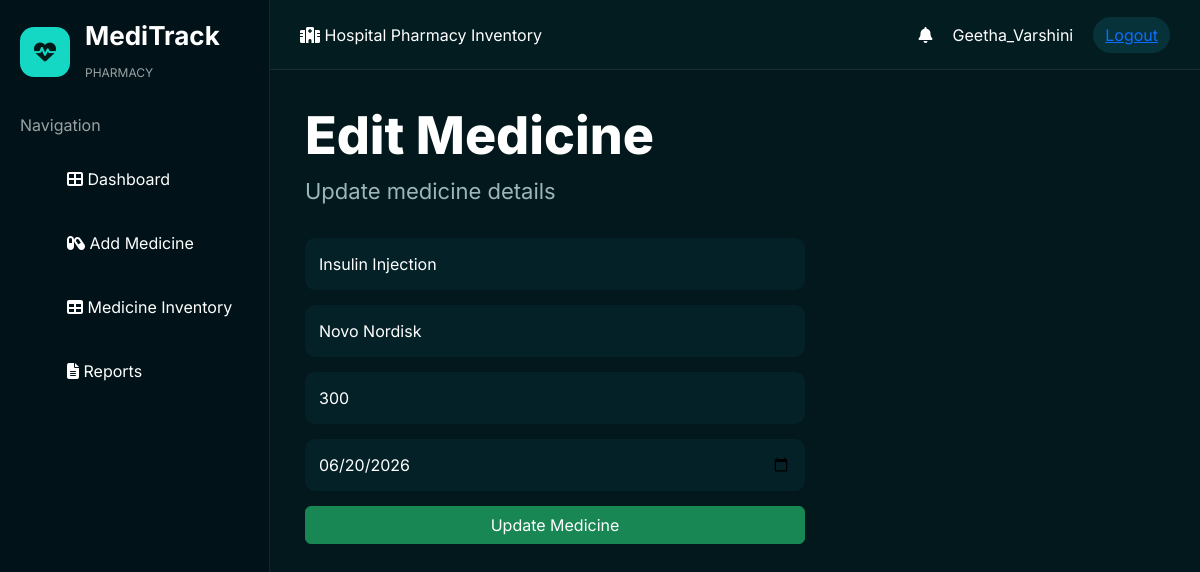
The app's page /edit/9 (signed in) with its own data.
### tables this page shows
CREATE TABLE medicines(
    id INTEGER PRIMARY KEY AUTOINCREMENT,
    name TEXT NOT NULL,
    manufacturer TEXT,
    quantity INTEGER,
    expiry_date TEXT
, user_id INTEGER);

### app.py (the view, shortened to what this page needs)
@app.route("/edit/<int:id>", methods=["GET", "POST"])
def edit_medicine(id):
    if "user" not in session:
        return redirect("/login")
    conn = sqlite3.connect("hospital.db")
    cursor = conn.cursor()
    cursor.execute(
        "SELECT * FROM medicines WHERE id=?",
        (id,)
    )
    medicine = cursor.fetchone()
    conn.close()
    return render_template(
        "edit_medicine.html",
        medicine=medicine
    )

### app.py (called while the page is built)
@app.context_processor
def inject_notifications():
    return dict(
        notification_count=0,
        urgent_medicines=[]
    )

### templates/edit_medicine.html
{% extends 'base.html' %}
{% block content %}
<div class="page-header">
    <h1>Edit Medicine</h1>
    <p>Update medicine details</p>
</div>
<form method="POST" class="medicine-form">
    <input
        type="text"
        name="name"
        value="{{ medicine[1] }}"
        required
    >
    <input
        type="text"
        name="manufacturer"
        value="{{ medicine[2] }}"
        required
    >
    <input
        type="number"
        name="quantity"
        value="{{ medicine[3] }}"
        required
    >
    <input
        type="date"
        name="expiry_date"
        value="{{ medicine[4] }}"
        required
    >
    <button
        type="submit"
        class="btn btn-success"
    >
        Update Medicine
    </button>
</form>
{% endblock %}

### static/style.css (style rules this page uses)
* { margin:0; padding:0; box-sizing:border-box; font-family:'Inter',sans-serif; }
body { background:#02181c; color:white; }
.page-header h1 { font-size:52px; font-weight:800; margin-bottom:8px; }
.page-header p { font-size:22px; color:#9cb6b8; }
.page-header { margin-bottom:30px; }
.medicine-form { display:flex; flex-direction:column; gap:15px; max-width:500px; }
.medicine-form input { padding:14px; border:none; border-radius:10px; background:#042128; color:white; }

### records on screen
medicines: name "Insulin Injection", manufacturer "Novo Nordisk", quantity "300", expiry_date "06/20/2026"

### other values on screen
{{ session.get('user', 'Guest') }} "Geetha_Varshini"
